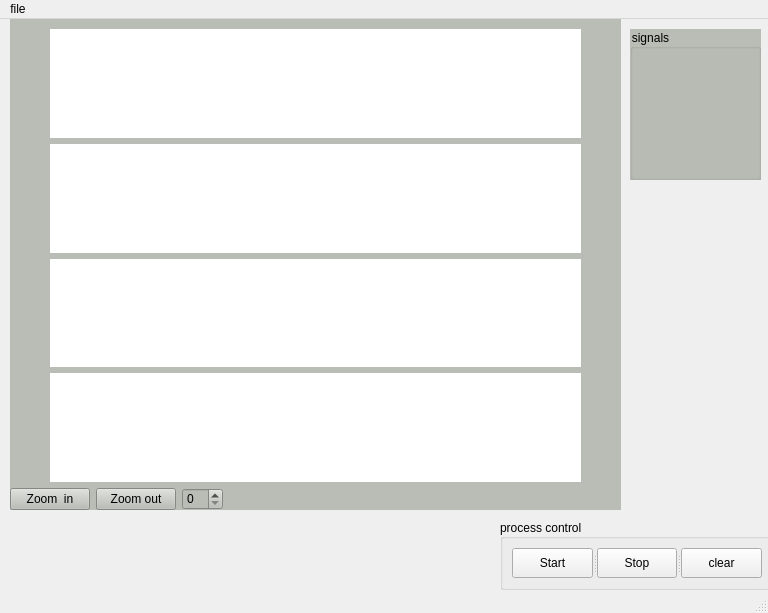
<?xml version="1.0" encoding="UTF-8"?>
<ui version="4.0">
 <class>MainWindow</class>
 <widget class="QMainWindow" name="MainWindow">
  <property name="geometry">
   <rect>
    <x>0</x>
    <y>0</y>
    <width>768</width>
    <height>613</height>
   </rect>
  </property>
  <property name="windowTitle">
   <string>MainWindow</string>
  </property>
  <widget class="QWidget" name="centralwidget">
   <widget class="QGroupBox" name="groupBox">
    <property name="geometry">
     <rect>
      <x>500</x>
      <y>500</y>
      <width>274</width>
      <height>71</height>
     </rect>
    </property>
    <property name="styleSheet">
     <string notr="true"/>
    </property>
    <property name="title">
     <string>process control</string>
    </property>
    <property name="alignment">
     <set>Qt::AlignJustify|Qt::AlignVCenter</set>
    </property>
    <layout class="QGridLayout" name="gridLayout">
     <item row="0" column="0">
      <layout class="QVBoxLayout" name="verticalLayout">
       <item>
        <widget class="QSplitter" name="splitter">
         <property name="orientation">
          <enum>Qt::Horizontal</enum>
         </property>
         <widget class="QPushButton" name="startButton">
          <property name="text">
           <string>Start</string>
          </property>
         </widget>
         <widget class="QPushButton" name="stopButton">
          <property name="text">
           <string>Stop</string>
          </property>
         </widget>
         <widget class="QPushButton" name="clearButton">
          <property name="text">
           <string>clear</string>
          </property>
         </widget>
        </widget>
       </item>
      </layout>
     </item>
    </layout>
   </widget>
   <widget class="QGroupBox" name="signalsBox">
    <property name="geometry">
     <rect>
      <x>630</x>
      <y>10</y>
      <width>131</width>
      <height>151</height>
     </rect>
    </property>
    <property name="styleSheet">
     <string notr="true">background-color: rgb(186, 189, 182);</string>
    </property>
    <property name="title">
     <string>signals</string>
    </property>
   </widget>
   <widget class="QWidget" name="" native="true">
    <property name="geometry">
     <rect>
      <x>10</x>
      <y>0</y>
      <width>611</width>
      <height>491</height>
     </rect>
    </property>
    <property name="styleSheet">
     <string notr="true">background-color: rgb(186, 189, 182);</string>
    </property>
    <layout class="QVBoxLayout" name="verticalLayout_2">
     <item>
      <spacer name="verticalSpacer">
       <property name="orientation">
        <enum>Qt::Vertical</enum>
       </property>
       <property name="sizeType">
        <enum>QSizePolicy::Fixed</enum>
       </property>
       <property name="sizeHint" stdset="0">
        <size>
         <width>20</width>
         <height>10</height>
        </size>
       </property>
      </spacer>
     </item>
     <item>
      <layout class="QHBoxLayout" name="horizontalLayout_2">
       <item>
        <spacer name="horizontalSpacer_2">
         <property name="orientation">
          <enum>Qt::Horizontal</enum>
         </property>
         <property name="sizeType">
          <enum>QSizePolicy::Fixed</enum>
         </property>
         <property name="sizeHint" stdset="0">
          <size>
           <width>40</width>
           <height>20</height>
          </size>
         </property>
        </spacer>
       </item>
       <item>
        <widget class="QWidget" name="spectrogram" native="true">
         <property name="styleSheet">
          <string notr="true">background-color: rgb(255, 255, 255);</string>
         </property>
        </widget>
       </item>
       <item>
        <spacer name="horizontalSpacer_6">
         <property name="orientation">
          <enum>Qt::Horizontal</enum>
         </property>
         <property name="sizeType">
          <enum>QSizePolicy::Fixed</enum>
         </property>
         <property name="sizeHint" stdset="0">
          <size>
           <width>40</width>
           <height>20</height>
          </size>
         </property>
        </spacer>
       </item>
      </layout>
     </item>
     <item>
      <layout class="QHBoxLayout" name="horizontalLayout_3">
       <item>
        <spacer name="horizontalSpacer_3">
         <property name="orientation">
          <enum>Qt::Horizontal</enum>
         </property>
         <property name="sizeType">
          <enum>QSizePolicy::Fixed</enum>
         </property>
         <property name="sizeHint" stdset="0">
          <size>
           <width>40</width>
           <height>20</height>
          </size>
         </property>
        </spacer>
       </item>
       <item>
        <widget class="QWidget" name="channel_1" native="true">
         <property name="styleSheet">
          <string notr="true">background-color: rgb(255, 255, 255);</string>
         </property>
        </widget>
       </item>
       <item>
        <spacer name="horizontalSpacer_7">
         <property name="orientation">
          <enum>Qt::Horizontal</enum>
         </property>
         <property name="sizeType">
          <enum>QSizePolicy::Fixed</enum>
         </property>
         <property name="sizeHint" stdset="0">
          <size>
           <width>40</width>
           <height>20</height>
          </size>
         </property>
        </spacer>
       </item>
      </layout>
     </item>
     <item>
      <layout class="QHBoxLayout" name="horizontalLayout_4">
       <item>
        <spacer name="horizontalSpacer_4">
         <property name="orientation">
          <enum>Qt::Horizontal</enum>
         </property>
         <property name="sizeType">
          <enum>QSizePolicy::Fixed</enum>
         </property>
         <property name="sizeHint" stdset="0">
          <size>
           <width>40</width>
           <height>20</height>
          </size>
         </property>
        </spacer>
       </item>
       <item>
        <widget class="QWidget" name="channel_2" native="true">
         <property name="styleSheet">
          <string notr="true">background-color: rgb(255, 255, 255);</string>
         </property>
        </widget>
       </item>
       <item>
        <spacer name="horizontalSpacer_8">
         <property name="orientation">
          <enum>Qt::Horizontal</enum>
         </property>
         <property name="sizeType">
          <enum>QSizePolicy::Fixed</enum>
         </property>
         <property name="sizeHint" stdset="0">
          <size>
           <width>40</width>
           <height>20</height>
          </size>
         </property>
        </spacer>
       </item>
      </layout>
     </item>
     <item>
      <layout class="QHBoxLayout" name="horizontalLayout_5">
       <item>
        <spacer name="horizontalSpacer_5">
         <property name="orientation">
          <enum>Qt::Horizontal</enum>
         </property>
         <property name="sizeType">
          <enum>QSizePolicy::Fixed</enum>
         </property>
         <property name="sizeHint" stdset="0">
          <size>
           <width>40</width>
           <height>20</height>
          </size>
         </property>
        </spacer>
       </item>
       <item>
        <widget class="QWidget" name="channel_3" native="true">
         <property name="styleSheet">
          <string notr="true">background-color: rgb(255, 255, 255);</string>
         </property>
        </widget>
       </item>
       <item>
        <spacer name="horizontalSpacer_9">
         <property name="orientation">
          <enum>Qt::Horizontal</enum>
         </property>
         <property name="sizeType">
          <enum>QSizePolicy::Fixed</enum>
         </property>
         <property name="sizeHint" stdset="0">
          <size>
           <width>40</width>
           <height>20</height>
          </size>
         </property>
        </spacer>
       </item>
      </layout>
     </item>
     <item>
      <layout class="QHBoxLayout" name="horizontalLayout">
       <item>
        <spacer name="horizontalSpacer_10">
         <property name="orientation">
          <enum>Qt::Horizontal</enum>
         </property>
         <property name="sizeHint" stdset="0">
          <size>
           <width>40</width>
           <height>20</height>
          </size>
         </property>
        </spacer>
       </item>
       <item>
        <widget class="QPushButton" name="zoomIn">
         <property name="text">
          <string>Zoom  in</string>
         </property>
        </widget>
       </item>
       <item>
        <widget class="QPushButton" name="zoomOut">
         <property name="text">
          <string>Zoom out</string>
         </property>
        </widget>
       </item>
       <item>
        <widget class="QSpinBox" name="channelSelector"/>
       </item>
       <item>
        <spacer name="horizontalSpacer">
         <property name="orientation">
          <enum>Qt::Horizontal</enum>
         </property>
         <property name="sizeType">
          <enum>QSizePolicy::Expanding</enum>
         </property>
         <property name="sizeHint" stdset="0">
          <size>
           <width>500</width>
           <height>10</height>
          </size>
         </property>
        </spacer>
       </item>
      </layout>
     </item>
    </layout>
   </widget>
  </widget>
  <widget class="QMenuBar" name="menubar">
   <property name="geometry">
    <rect>
     <x>0</x>
     <y>0</y>
     <width>768</width>
     <height>22</height>
    </rect>
   </property>
   <widget class="QMenu" name="menufile">
    <property name="title">
     <string>file</string>
    </property>
    <addaction name="open"/>
    <addaction name="save"/>
   </widget>
   <addaction name="menufile"/>
  </widget>
  <widget class="QStatusBar" name="statusbar"/>
  <action name="open">
   <property name="text">
    <string>open</string>
   </property>
  </action>
  <action name="save">
   <property name="text">
    <string>save</string>
   </property>
  </action>
 </widget>
 <resources/>
 <connections/>
</ui>
